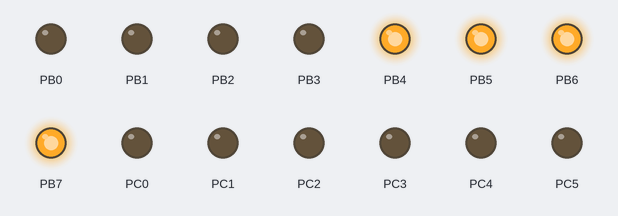
A program run on a simulated ATmega128, built with avr-gcc and emulated at 16 MHz. Shown: output pins drawn as LEDs (lit = HIGH). At 0.0 s the program stops and its outputs stay as they are.

Above: at 0.1 s.
Timing chart, 0 to 1.5 s (numbered marks = the images above):
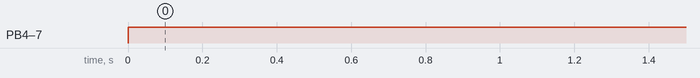

Measured:
- by itself, PB4–7: LOW → HIGH at 0.00 s

The program:

main.c
```c
/*
 * FND_TEST.c
 *
 * Created: 2022-08-05 오전 11:20:44
 * Author : kccistc
 */
#define F_CPU 16000000UL
#include <avr/io.h>
#include <util/delay.h>

// Common anode 방식
int main(void)
{
   DDRC = 0xff;	// 세그먼트 제어 핀 8개를 출력으로 설정
   DDRB = 0xff; // 자릿수 선택핀 4개를 출력으로 설정
   PORTB = 0xf0; // 0xf0
   PORTC = ~0xff; // 0xff


    while (1)
    {
    }
}
```
